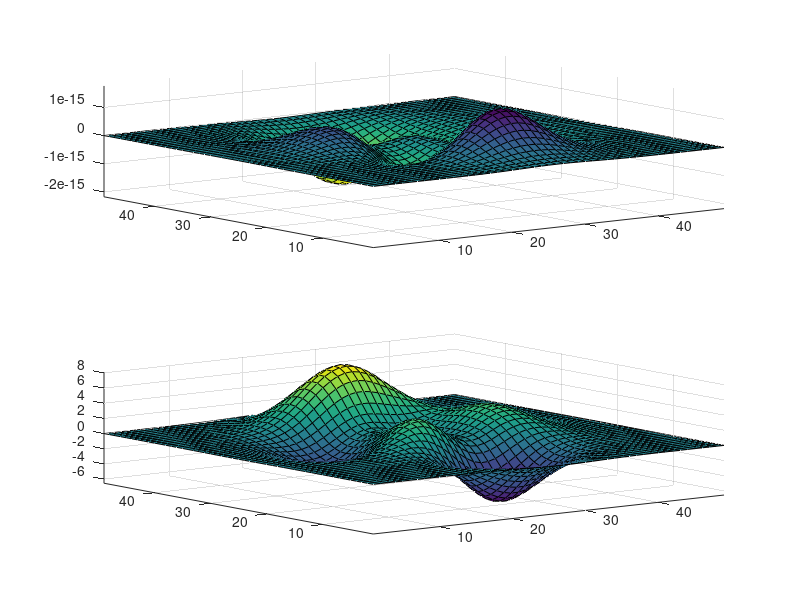

Here is the MATLAB script that generated this plot:
r=subplot(2,1,1)
z=peaks;surf(z);
axis tight
set(gca,'nextplot','replacechildren');
s=subplot(2,1,2)
z=peaks;surf(z);
axis tight
set(gca,'nextplot','replacechildren');
for j=1:20
axes(r)
surf(sin(2*pi*j/20)*z,z)
axes(s)
surf(sin(2*pi*(j+5)/20)*z,z)
F(j)=getframe(gcf);
pause(.0333)
end
h2=figure;
movie(F,10);
movie(h2,F,10);